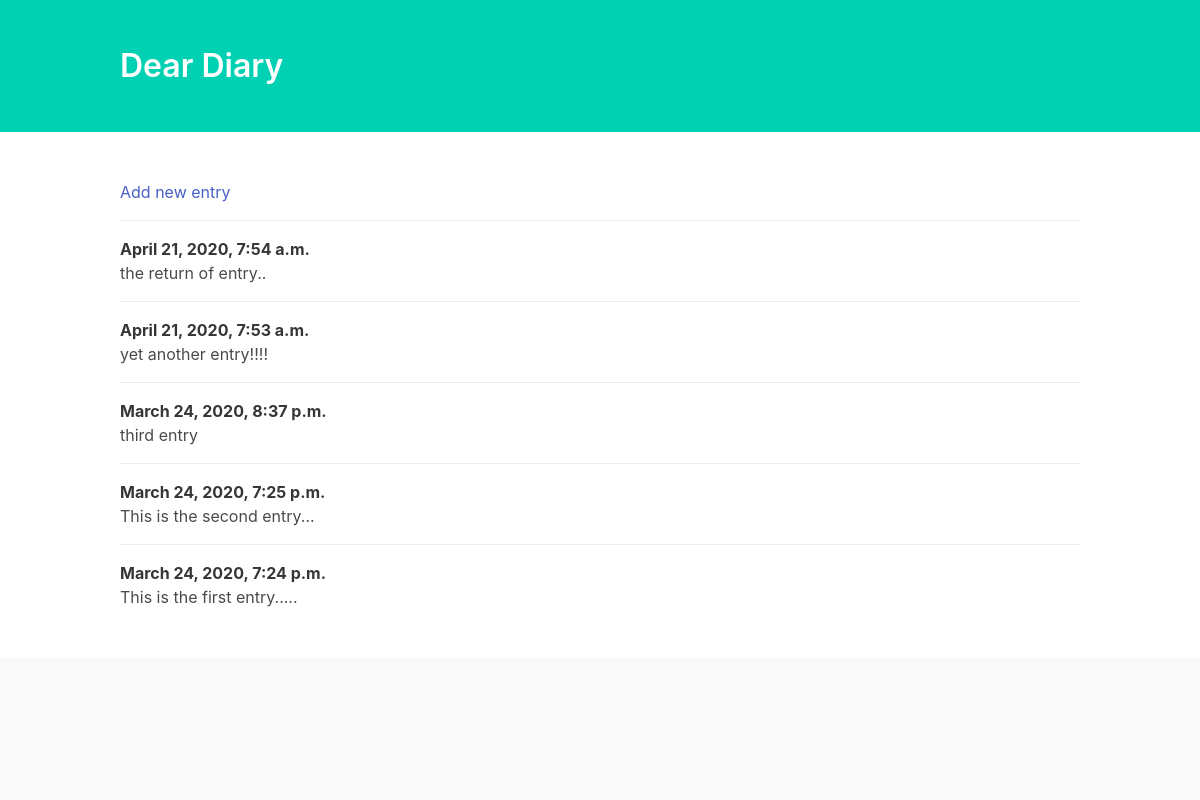
The page / on the database its author committed.
### entries/models.py (models this page shows, shortened)
class Entry(models.Model):
    text = models.TextField()
    date_posted = models.DateTimeField(auto_now_add=True)
    class Meta:
        verbose_name_plural = "entries"

### entries/views.py (the view)
# urls.py: path('', views.index, name='home'),
def index(request):
    entries = Entry.objects.order_by('-date_posted')
    context = {'entries' : entries}
    return render(request, 'entries/index.html', context)

### entries/templates/entries/index.html (shortened to what this page needs)
<!DOCTYPE html>
<html lang="en">
<head>
    <link rel="stylesheet" href="https://cdnjs.cloudflare.com/ajax/libs/bulma/0.6.2/css/bulma.min.css" />
</head>
<body>
    <section class="hero is-primary">
        <div class="hero-body">
            <div class="container">
                <h1 class="title">
                    Dear Diary
                </h1>
            </div>
        </div>
    </section>
    <section class="section">
        <div class="container">
            <article class="media">
                <div class="media-content">
                    <div class="content">
                        <a href="{% url 'add' %}">Add new entry</a>
                    </div>
                </div>
            </article>
            {% for entry in entries %}
                <article class="media">
                    <div class="media-content">
                        <div class="content">
                            <p>
                                <strong>{{ entry.date_posted }}</strong>
                                <br> {{ entry.text }}
                            </p>
                        </div>
                    </div>
                </article>
            {% endfor %}
        </div>
    </section>
    <footer class="footer">
    </footer>
</body>
</html>

### rows shown on the page
Entry: date_posted "April 21, 2020, 7:54 a.m.", text "the return of entry.."
Entry: date_posted "April 21, 2020, 7:53 a.m.", text "yet another entry!!!!"
Entry: date_posted "March 24, 2020, 8:37 p.m.", text "third entry"
Entry: date_posted "March 24, 2020, 7:25 p.m.", text "This is the second entry..."
Entry: date_posted "March 24, 2020, 7:24 p.m.", text "This is the first entry....."
